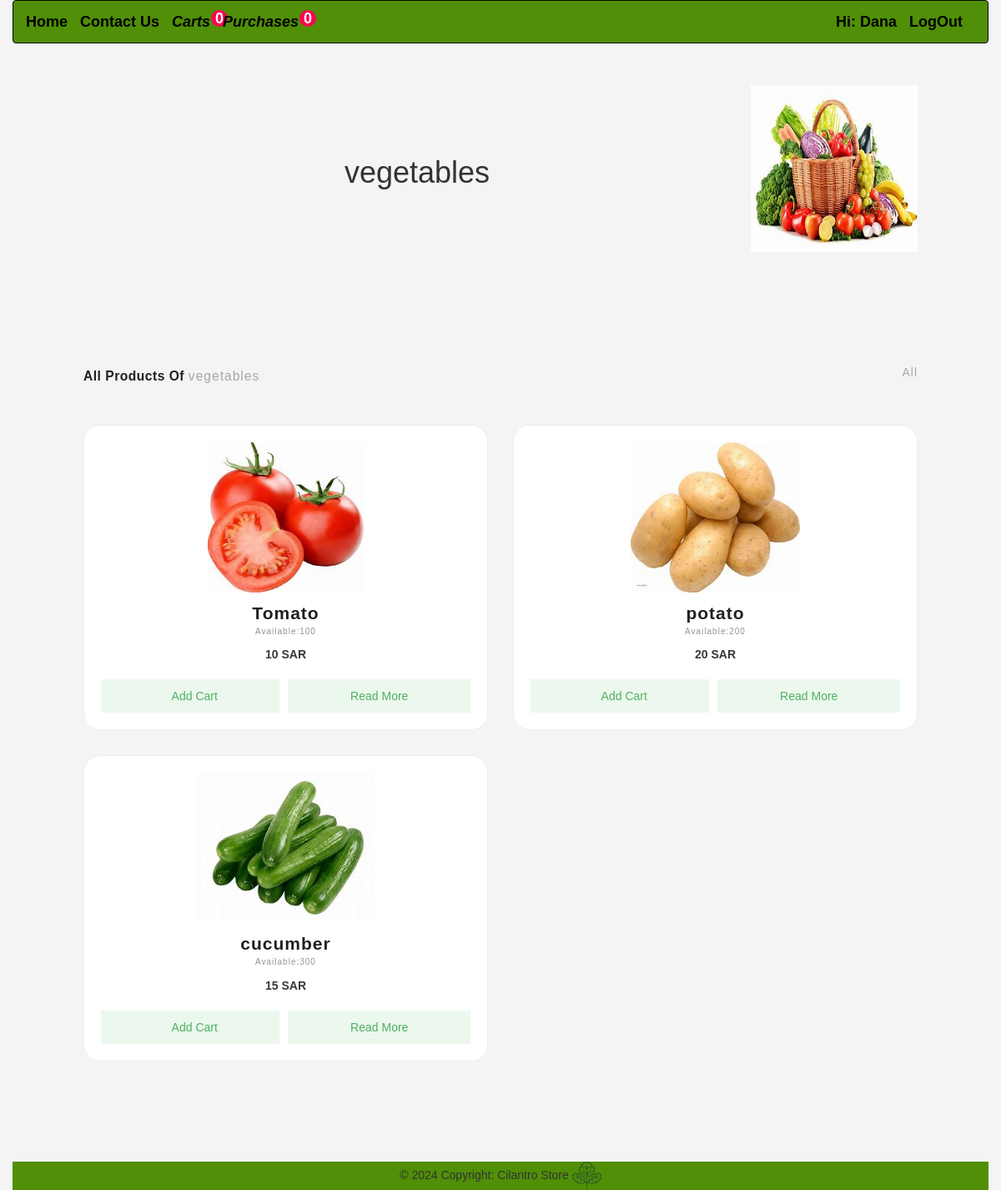
/show_products_cats.php?id=1 (signed in), run on the app's committed database.
### tables this page shows
CREATE TABLE `categories` (
  `id_cat` int(11) NOT NULL,
  `name_cats` varchar(255) NOT NULL,
  `img_cat` varchar(50) NOT NULL
);

CREATE TABLE `product` (
  `ID_Item` int(11) NOT NULL,
  `name` varchar(255) NOT NULL,
  `Price` varchar(255) NOT NULL,
  `qty` int(10) NOT NULL,
  `img_path` varchar(255) NOT NULL,
  `Description` text NOT NULL,
  `Catogry_id` int(11) NOT NULL
);

### inc/function/function.php (called while the page is built, shortened)
<?php
function GetProductsAndCatsWhere($where ,$value)
{
    global $con;
    $statement = $con->prepare("SELECT product.*,categories.* FROM product INNER JOIN categories ON product.Catogry_id=categories.id_cat WHERE $where  = ?  ");
    $statement->execute(array($value));
    $count =  $statement->fetchAll();
    return $count;
}
function GetProductAndCats()
{
    global $con;
    $statement = $con->prepare("SELECT product.*,categories.* FROM product INNER JOIN categories ON product.Catogry_id=categories.id_cat");
    $statement->execute(array());
    $count =  $statement->fetchAll();
    return $count;
}
function GetItemWhere( $table , $where , $val)
{
    global $con;
    $statement = $con->prepare("SELECT * FROM  $table WHERE $where =? ");
    $statement->execute(array($val));
    $rows =  $statement->fetch();
    return $rows;
}
function CheckItem( $from , $where , $value)
{
    global $con;
    $statement = $con->prepare("SELECT * FROM  $from WHERE $where  = ? ");
    $statement->execute(array($value));
    $count =  $statement->rowCount();
    return $count;
}

### show_products_cats.php (the view, shortened to what this page needs)
<?php
    include 'inc/templete/header.php';
    if(isset($_GET['id'])){
        $isset =CheckItem('categories','id_cat',$_GET['id']);
        if($isset == 0){ header("location:index.php");}else{
            $products = GetProductsAndCatsWhere( 'id_cat' , $_GET['id']);
            $infoCat =GetItemWhere('categories','id_cat',$_GET['id']);
        }
    }else{ header("location:index.php");}
?>
    <section id="category">
        <div class="category-heading">
            <h2><h1><?php echo $infoCat['name_cats']; ?></h1></h2>
                <img src="layout/imgs/<?php echo $infoCat['img_cat']; ?>" alt="Fish" style="height: 200px;width: 200px;">
        </div>
    </section>
    <section id="popular-product">
        <div class="product-heading">
            <h3>All Products Of  <span><?php echo $infoCat['name_cats']; ?></span></h3>
            <span>All</span>
        </div>
        <div class="product-container">
        <?php foreach($products as $product){ ?>
            <div class="product-box text-center">
                <img src="img/<?php echo $product['img_path']; ?>" alt="pineapple">
                <strong> <?php echo $product['name']; ?> </strong>
                <span class="quantity"> Available:<?php echo $product['qty']; ?> </span>
                <span class="price"> <?php echo $product['Price']; ?> SAR</span>
                <div style="display: grid;    grid-gap: 10px;">
                    <a href="show_prodect.php?id=<?php echo $product['ID_Item']; ?>"  class="cart-btn" style="grid-column: 1;">
                        <i class="fas fa-shopping-bag"></i> Add Cart
                    </a>
                    <a href="show_prodect.php?id=<?php echo $product['ID_Item']; ?>" class="cart-btn" style="grid-column: 2;">
                        Read More
                    </a>
                </div>
            </div>
            <?php }?>
        </div>
    </section>
    <footer class="text-center text-black py-3 fixed-bottom" style="background-color: #508f07;">
        © 2024 Copyright: Cilantro Store
        <img src="img/Cilntro_LOGO.png" width="3%">
    </footer>
</body>
</html>

### inc/templete/header.php (shortened to what this page needs)
<?php
include "conect.php";
include 'inc/function/function.php';
if(isset($_SESSION["userid_normal"])){
    if(isset($_SESSION["userid_normal"])){ $id = $_SESSION["userid_normal"];}
    $stmt = $con->prepare("SELECT * FROM `admin` WHERE Admin_ID =?");
    $stmt->execute(array($id));
    $rows =$stmt->fetch();
}else{
    header("location:LogInUser.php");
}
$products = GetProductAndCats();
?>
<!DOCTYPE html>
<html lang="en">
<head>
    <link href="layout/css/bootstrap.css" rel="stylesheet"  />
    <link rel="stylesheet" href="layout/css/styling.css" />
</head>
<body>
<div class="container-fluid">
<nav class="navbar navbar-default navbar-inverse">
  <div class="container-fluid">
  <div class="navbar-header" style="float:left;">
        <a class="navbar-brand" href="index.php">Home</a>
        <a class="navbar-brand" href="ContactUs.php">Contact Us</a>
        <?php
            $countsOfCart = CheckItem( 'cart' , 'id_user' , $_SESSION["userid_normal"]);
            $countsOfPurchases = CheckItem( 'requst' , 'id_user' , $_SESSION["userid_normal"]);
        ?>
        <a class="navbar-brand" href="cart.php" style="position: relative;"><i class="fa fa-shopping-cart">Carts</i>
            <p style="position: absolute;top: 11px;left: inherit;right: -6px;width: 20px;height: 20px;background: #ff0052;color: white;border-radius: 50%;font-weight: bold;text-align: center;"><?php echo $countsOfCart; ?></p>
        </a>
        <a class="navbar-brand" href="purchases.php" style="position: relative;"><i class="fa fa-shopping-cart">Purchases</i>
            <p style="position: absolute;top: 11px;left: inherit;right: -6px;width: 20px;height: 20px;background: #ff0052;color: white;border-radius: 50%;font-weight: bold;text-align: center;"><?php echo $countsOfPurchases; ?></p>
        </a>
    </div>
    <div class="navbar-header" style="float: right;">
        <span class="navbar-brand">Hi: <?php if(!empty($id)){echo $rows['Name']; } ?></span>
        <?php if(!empty($id)){
            echo '<a class="navbar-brand" href="logout.php">LogOut</a>';
        }else{
            echo '<a class="navbar-brand" href="LogInUser.php">Sign in</a>';
        }
         ?>
    </div>
  </div>
</nav>

### layout/css/styling.css (style rules this page uses)
#category, #popular-product, #popular-bundle-pack, #partner { display: flex; flex-direction: column; max-width: 1000px; margin: 50px auto; }
.category-heading, .product-heading, .partner-heading { display: flex; justify-content: space-between; align-items: center; }
.category-heading h2, .product-heading h3, .partner-heading h3 { font-size: 1.56rem; font-weight: 700; color: #202020; letter-spacing: 0.5px; }
.category-heading span, .product-heading span { color: #a7a7a7; font-weight: 400; letter-spacing: 1px; }
#popular-product { margin: 80px auto; }
.product-container { display: grid; grid-template-columns: 1fr 1fr; grid-gap: 30px; margin: 40px 0px; }
.product-box img { width: 90%; height: 180px; object-fit: contain; object-position: center; margin: auto; }
.product-box { width: 100%; border: 1px solid #eeeeee; border-radius: 20px; background-color: #ffffff; padding: 20px; display: flex; flex-direction: column; position: relative; }
.product-box strong { color: #202020; font-size: 2.1rem; letter-spacing: 1px; font-weight: 600; margin-top: 10px; }
.product-box .quantity { color: #949494; font-size: 1rem; font-weight: 500; letter-spacing: 1px; }
.product-box .price { margin-top: 10px; font-weight: 600; font-size: 1.4rem; color: #393939; }
.product-box .cart-btn { width: 100%; height: 40px; background-color: #ecf7ee; color: #4eb060; display: flex; justify-content: center; align-items: center; margin-top: 20px; transition: all ease 0.3s; }

### inc/templete/header.php (style rules this page uses)
body { font-family: Arial, sans-serif; margin: 0; padding: 0; background-color: #f4f4f4; }

### data on the page
categories: name_cats "vegetables", img_cat (picture)
product: img_path (picture), name "Tomato", qty "100", Price "10"
product: img_path (picture), name "potato", qty "200", Price "20"
product: img_path (picture), name "cucumber", qty "300", Price "15"

### other printed values
$countsOfCart "0"
$countsOfPurchases "0"
$rows['Name'] "Dana"
